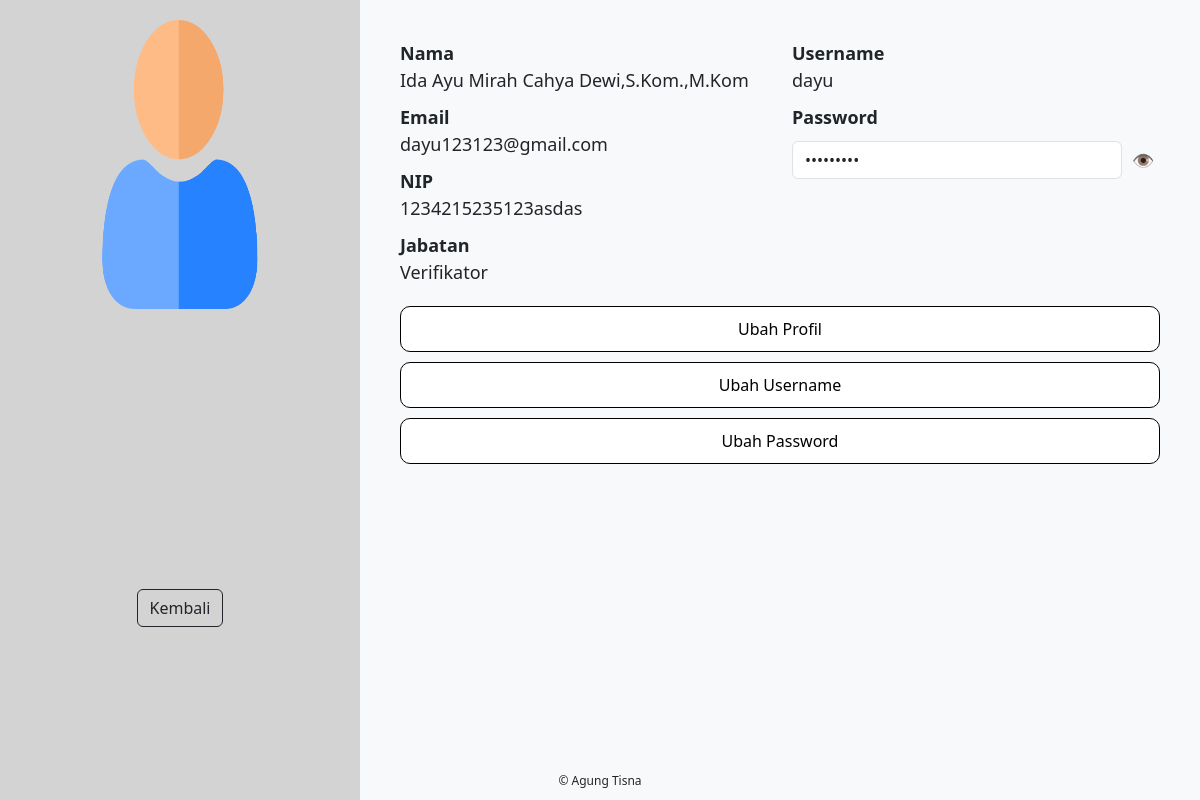
/kemahasiswaan/profile/profile_kemahasiswaan.php (signed in), run on the app's committed database.
### tables this page shows
CREATE TABLE `user_detail_kemahasiswaan` (
  `id_kemahasiswaan` int(10) NOT NULL,
  `id_user` int(10) NOT NULL,
  `nip` varchar(50) NOT NULL,
  `jabatan` varchar(15) NOT NULL
);

CREATE TABLE `user` (
  `id_user` int(10) NOT NULL,
  `nama` varchar(50) NOT NULL,
  `email` varchar(50) NOT NULL,
  `username` varchar(15) NOT NULL,
  `password` varchar(50) NOT NULL,
  `role` enum('Mahasiswa','BEM','Kemahasiswaan','Administrator','Ormawa') NOT NULL
);

### kemahasiswaan/profile/profile_kemahasiswaan.php (the view, shortened to what this page needs)
<?php
require '../../koneksi.php';
$id_user = $_SESSION['id_user'];
$query = "
    SELECT
        u.nama,
        u.email,
        u.username,
        u.password,
        k.jabatan,
        k.nip
    FROM user u
    LEFT JOIN user_detail_kemahasiswaan k ON u.id_user = k.id_user
    WHERE u.id_user = ?
";
$stmt = $conn->prepare($query);
$stmt->bind_param("i", $id_user);
$stmt->execute();
$result = $stmt->get_result();
$user = $result->fetch_assoc();
?>
<!DOCTYPE html>
<html lang="id">
<head>
    <link href="https://cdn.jsdelivr.net/npm/bootstrap@5.3.0/dist/css/bootstrap.min.css" rel="stylesheet">
</head>
<body>
<div class="profile-container">
    <div class="profile-sidebar">
        <img src="../../asset/img/profile.png" height="38%" width="58%"/>
        <br><br>
        <a href="../index.php"><button class="btn btn-outline-dark">Kembali</button></a>
    </div>
    <div class="profile-content">
        <div class="row">
            <div class="col-md-6">
                <p class="profile-info"><strong>Nama</strong><br><?= htmlspecialchars($user['nama']) ?></p>
                <p class="profile-info"><strong>Email</strong><br><?= htmlspecialchars($user['email']) ?></p>
                <p class="profile-info"><strong>NIP</strong><br><?= htmlspecialchars($user['nip'] ?? '-') ?></p>
                <p class="profile-info"><strong>Jabatan</strong><br><?= htmlspecialchars($user['jabatan'] ?? '-') ?></p>
            </div>
            <div class="col-md-6">
                <p class="profile-info"><strong>Username</strong><br><?= htmlspecialchars($user['username']) ?></p>
                <p class="profile-info"><strong>Password</strong><br>
                    <div class="password-container">
                        <input type="password" class="form-control" id="passwordField" value="<?= htmlspecialchars($user['password']) ?>" readonly>
                        <button class="btn-eye" type="button" onclick="togglePassword()">
                            <span id="eyeIcon">👁</span>
                        </button>
                    </div>
                </p>
            </div>
        </div>
        <a href="edit_profile_kemahasiswaan.php"><button class="btn-custom">Ubah Profil</button></a>
        <a href="ubah_username.php"><button class="btn-custom">Ubah Username</button></a>
        <a href="ubah_password.php"><button class="btn-custom">Ubah Password</button></a>
    </div>
</div>
<div class="footer">© Agung Tisna</div>
</body>
</html>

### kemahasiswaan/profile/profile_kemahasiswaan.php (style rules this page uses)
body { background-color: #f8f9fa; }
.profile-container { display: flex; height: 100vh; }
.profile-sidebar { background-color: #d3d3d3; width: 30%; padding: 20px; text-align: center; }
.btn { margin-top: 80%; }
.profile-content { flex: 1; padding: 40px; }
.profile-info { font-size: 18px; margin-bottom: 10px; }
.btn-custom { width: 100%; border: 1px solid #000; padding: 10px; border-radius: 10px; background-color: white; text-align: center; margin-top: 10px; }
.footer { text-align: center; font-size: 12px; padding: 10px; position: absolute; bottom: 0; width: 100%; }
.password-container { position: relative; display: flex; align-items: center; }
.password-container input { width: 100%; padding-right: 40px; }
.btn-eye { border: none; background: none; cursor: pointer; font-size: 18px; padding-left: 10px; }

### data on the page
user_detail_kemahasiswaan: id_user.nama "Ida Ayu Mirah Cahya Dewi,S.Kom.,M.Kom", id_user.email "dayu123123@gmail.com", nip "1234215235123asdas", jabatan "Verifikator", id_user.username "dayu"
